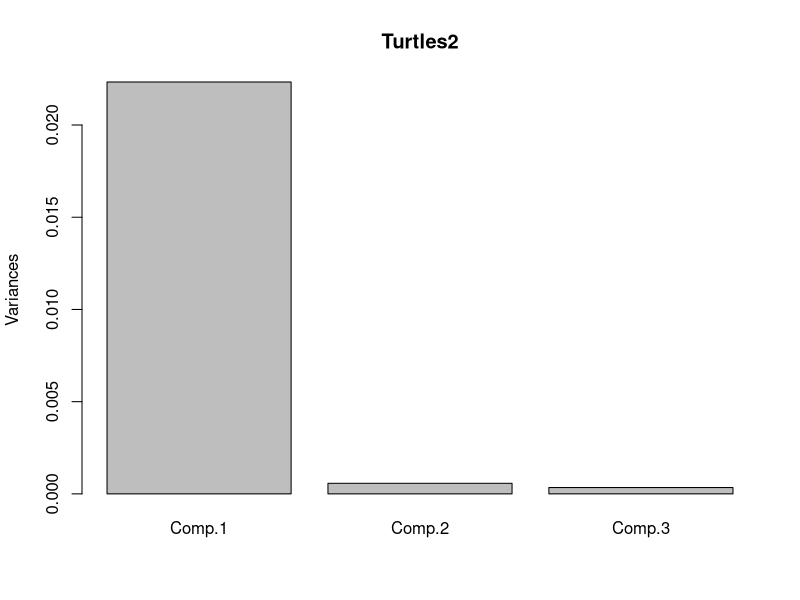

R code for this plot:
## ---- chunk 1
Turtles <- data.frame(readxl::read_excel("PaintedTurtles.xlsx"))
## ---- chunk 2
dim(Turtles)
## ---- chunk 3
Turtles
## ---- chunk 4
summary(Turtles)
## ---- chunk 5
var(Turtles)
## ---- chunk 6
Turtles1 <- data.frame(L1 = log(Turtles$Length), W1 = log(Turtles$Width), H1 = log(Turtles$Height))
Turtles1
## ---- chunk 7
var(Turtles1)
## ---- chunk 8
sum(diag(var(Turtles1)))
## ---- chunk 9
Turtles2 <- princomp(Turtles1)
Turtles_prcomp <- prcomp(Turtles1)
## ---- chunk 10
eigens <- eigen(var(Turtles1))
eigens
## ---- chunk 11
eigens
summary(Turtles2)
## ---- chunk 12
plot(Turtles2)
## ---- chunk 13
sum(eigens$values)
## ---- chunk 14
apply(Turtles2$scores, 2, mean)
## ---- chunk 15
Turtles_prcomp$rotation[, 1]
